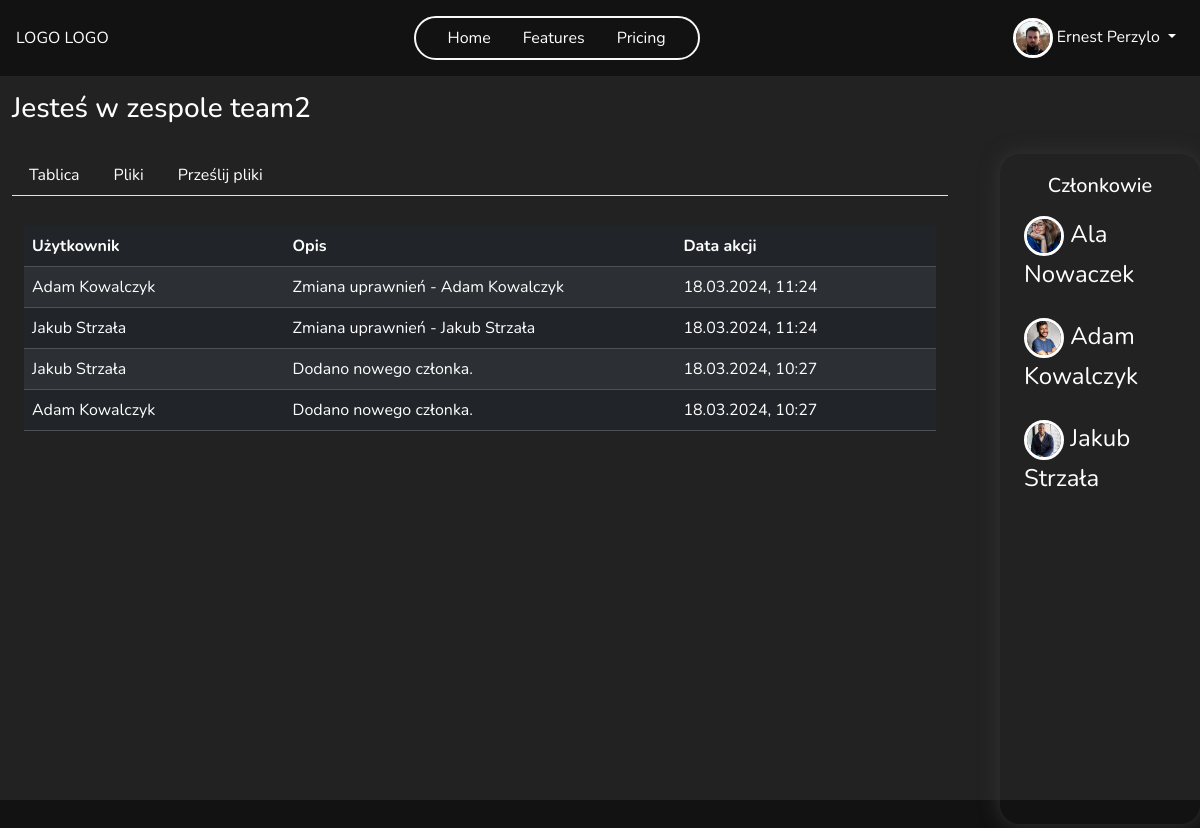
Screenshot of /team/6/logs (signed in) with the database file from the repository.
### main/models.py (models this page shows, shortened)
class Profile(models.Model):
    user = models.OneToOneField(User, on_delete=models.CASCADE)
    image = models.ImageField(default='default.jpg', upload_to=UniqueFileName('profile_pics'))
    bio = models.TextField(max_length=500, blank=True, null=True)
    country = CountryField(default = 'PL')
    age = models.PositiveSmallIntegerField(blank=True, null=True)
    phone_number = models.CharField(max_length=20, blank=True, null=True)
    website = models.CharField(max_length=255, blank=True, null=True)

class Team(models.Model):
    name = models.CharField(max_length=255)
    founder = models.ForeignKey(User, on_delete=models.CASCADE, related_name='team_founder')
    members = models.ManyToManyField(User, through='TeamMembership', related_name='team_member', blank=True)
    key = models.OneToOneField(Key, on_delete=models.SET_NULL, null=True, blank=True, related_name='team_key', unique=True)
    def get_members(self):
        return TeamMembership.objects.filter(team=self)
    class Meta:
        permissions = [
            ("add_new_member", "Can add new team memeber"),
            ("delete_member", "Can delete team memeber"),
            ("manage_perms", "Can manage all permission in team"),
            ("view_logs", "Can see team logs")
        ]

class TeamActivityLog(models.Model):
    user = models.ForeignKey(User, on_delete=models.CASCADE)
    action = models.CharField(max_length=150)
    timestamp = models.DateTimeField(default=timezone.now)
    team = models.ForeignKey(Team, on_delete=models.CASCADE)

class TeamMembership(models.Model):
    user = models.ForeignKey(User, on_delete=models.CASCADE)
    team = models.ForeignKey(Team, on_delete=models.CASCADE)
    groups = models.ManyToManyField(Group)
    def get_fullname_member(self):
        return f'{self.user.get_full_name()}'

### main/views.py (the view)
# urls.py: path('team/<int:id>/logs', views.team_logs, name='team_logs'),
@login_required
def team_logs(request, id):
    team, members = get_team_and_members(id)
    if request.user.is_authenticated:
        user = request.user
        user_permissions = get_user_perms(user, team)
    logs = TeamActivityLog.objects.filter(team=team).order_by('-timestamp')
    context = {'team':team, 'members':members, 'user_permissions':user_permissions, 'logs':logs}
    return render(request, 'teams/team_logs.html', context=context)

### main/permission_tools.py (called while the page is built)
def get_user_perms(user, team):
    team_membership = TeamMembership.objects.filter(user=user, team=team).first()
    user_permissions = []
    if team_membership:
        group = team_membership.groups.first()
        if group:
            user_permissions += list(group.permissions.values_list('codename', flat=True))
    return user_permissions

### main/views.py (called while the page is built)
def get_team_and_members(id):
    team = get_object_or_404(Team, pk=id)
    members = team.get_members()
    return team, members

### main/templates/teams/team_logs.html (shortened to what this page needs)
{% extends "teams/team_board.html" %}
{% load crispy_forms_tags %}
{% block navbar %}
    {% include 'main/navbar.html' %}
{% endblock navbar %}
{% block team-content %}
    <div class="container-fluid div-logs">
        <table class="table table-striped table-dark ">
            <thead>
              <tr>
                <th class="col-2" scope="col">Użytkownik</th>
                <th class="col-3" scope="col">Opis</th>
                <th class="col-2" scope="col">Data akcji</th>
              </tr>
            </thead>
            <tbody>
                {% for log in logs %}
                    <tr>
                    <td>{{log.user.get_full_name}}</td>
                    <td>{{log.action}}</td>
                    <td>{{log.timestamp|date:"d.m.Y"}}, {{log.timestamp|time:"H:i"}}</td>
                    </tr>
                {% endfor %}
            </tbody>
        </table>
    </div>
{% endblock %}

### main/templates/teams/team_board.html (shortened to what this page needs)
{% extends "main/base.html" %}
{% load crispy_forms_tags %}
{% block content %}
<div class="container-fluid team-container ">
  <h3 class="mt-3">Jesteś w zespole {{team.name}}</h3>
    <div class="row ">
        <div class="col-10 team-col">
            <ul class="nav nav-tabs">
                <li class="nav-item">
                  <a class="nav-link" aria-current="page" href="{% url 'team_board' team.id %}">Tablica</a>
                </li>
                <li class="nav-item">
                  <a class="nav-link" href="{% url 'team_files' team.id %}">Pliki</a>
                </li>
                <li class="nav-item">
                  <a class="nav-link" href="{% url 'team_add_file' team.id %}">Prześlij pliki</a>
                </li>
              </ul>
            <div class="team-content">
              {% block team-content %}{% endblock team-content %}
            </div>
        </div>
        <div class="col-2 members-col" >
            <h5 class="text-center ">Członkowie</h5>
          {% for member in members %}
            <div class="row d-flex align-items-center ">
                <div class="member-name d-flex justify-content-between ">
                    <div>
                      <img src="{{ member.user.profile.image.url }}" class="rounded-circle img-profile">
                      {{member.get_fullname_member}}
                    </div>
                </div>
            </div>
          {% endfor %}
        </div>
    </div>
</div>
{% endblock content %}

### main/templates/main/navbar.html (shortened to what this page needs)
<nav class="navbar navbar-expand-lg my-nav text-light justify-content-center position-relative p-3 z-3">
  <div class="d-flex justify-content-between w-100 align-items-center">
    <a class=" nav-link" href="/">LOGO LOGO</a>
    <ul class="navbar-nav mb-2 mb-lg-0 justify-content-center border border-2 border-light rounded-pill px-4 gap-3 ">
      <li class="nav-item">
        <a class="nav-link active" aria-current="page" href="{% url 'home' %}">Home</a>
      </li>
      <li class="nav-item">
        <a class="nav-link" href="#">Features</a>
      </li>
      <li class="nav-item">
        <a class="nav-link" href="#">Pricing</a>
      </li>
    </ul>
    <div class="navbar-nav ">
      {% if user.is_authenticated %}
          <div class="nav-item dropdown ml-auto">
            <a class="nav-link dropdown-toggle" href="#" role="button" data-bs-toggle="dropdown" aria-expanded="true">
              <img src="{{ user.profile.image.url }}" class="rounded-circle img-profile">
              {{ user.get_full_name }}
            </a>
          </div>
      {% else %}
      <a
        class="nav-link border border-2 border-light rounded-pill d-flex justify-content-center align-items-center gap-3 position-relative login-icon"
        href="{% url 'my-login' %}">Login<i class="fa-solid fa-user border border-2 border-light rounded-circle position-absolute button-icon"></i></a>
      {% endif %}
    </div>
  </div>
</nav>

### static/style/new.css (style rules this page uses)
* { padding: 0; margin: 0; box-sizing: border-box; font-family: 'Nunito', sans-serif; }
.bg { background-color: #121212 !important; color: white; }
.navbar { height: 76px !important; }
.nav-link { color: white !important; }
.img-profile { width: 40px ; height: 40px; object-fit: cover; border: 3px solid white; }

### static/style/profile.css (style rules this page uses)
.text-light { color: #babbbc !important; }

### static/style/team.css (style rules this page uses)
.team-container { height: calc(100vh - 76px); background-color: #222222; }
.team-col { border-radius: 20px; width: 80% !important; margin-right: 40px; padding: 20px; }
.members-col { box-shadow: 0 0 20px rgb(52, 52, 52) !important; max-height: 780px !important; border-radius: 20px; padding: 20px; overflow:auto; margin-top: 20px !important; max-height: 670px !important; overflow-y: auto ; }
.members-col .row { margin: 10px 10px 10px 0; }
.member-name { font-size: 24px; width: auto; padding: 8px; position: relative; }
.nav-tabs { margin-bottom: 30px !important; }
.div-logs { height: 680px; overflow-y: auto; }

### rows the page displays
Team: name "team2"
TeamActivityLog: user.get_full_name "Adam Kowalczyk", action "Zmiana uprawnień - Adam Kowalczyk", timestamp "18.03.2024", timestamp "11:24"
TeamActivityLog: user.get_full_name "Jakub Strzała", action "Zmiana uprawnień - Jakub Strzała", timestamp "18.03.2024", timestamp "11:24"
TeamActivityLog: user.get_full_name "Jakub Strzała", action "Dodano nowego członka.", timestamp "18.03.2024", timestamp "10:27"
TeamActivityLog: user.get_full_name "Adam Kowalczyk", action "Dodano nowego członka.", timestamp "18.03.2024", timestamp "10:27"
TeamMembership: user.profile.image (picture), get_fullname_member "Ala Nowaczek"
TeamMembership: user.profile.image (picture), get_fullname_member "Adam Kowalczyk"
TeamMembership: user.profile.image (picture), get_fullname_member "Jakub Strzała"

### other values shown
{{ user.get_full_name }} "Ernest Perzylo"
